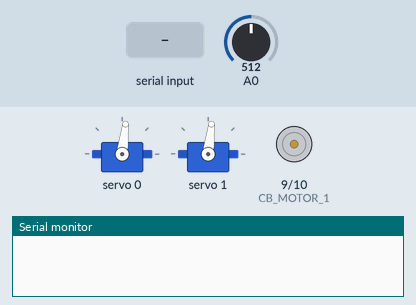
Recording of a sketch running on a simulated Arduino Uno, built with avr-gcc and run on an emulated ATmega328P. Shown: 2 × servo, motor-driver pin pairs drawn as motors (green arrow = first pin HIGH = forward, orange = second pin HIGH = backward, longer = more drive), the last lines printed to the serial monitor. The test bench sets the inputs (shaded band); at power-on: A0 = 512.

Above: at 1.2 s.
1.3 s: A0 set to 716
At 2.2 s:
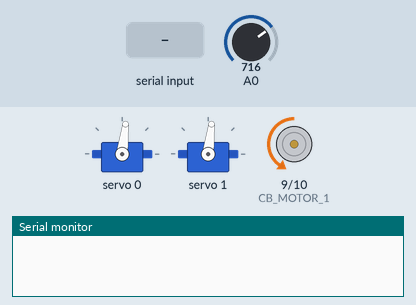
2.8 s: A0 set to 900
At 3.3 s:
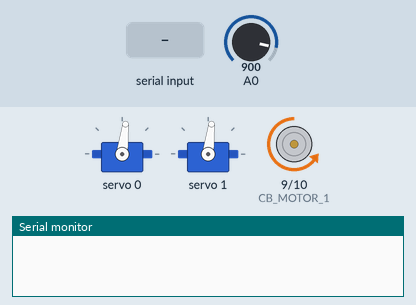
4.3 s: A0 set to 306
At 5.5 s:
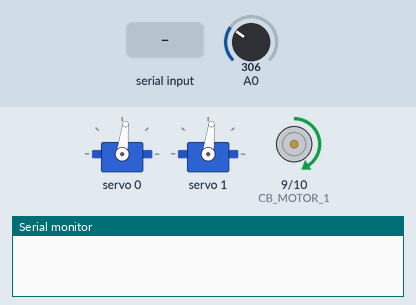
5.8 s: A0 set to 246
At 6.7 s:
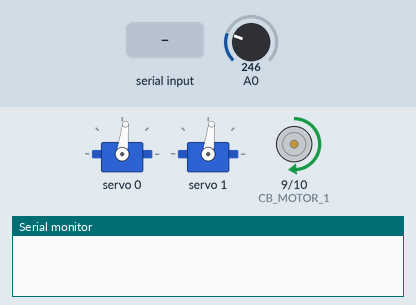
7.3 s: "1\n" received over Serial
At 12.1 s:
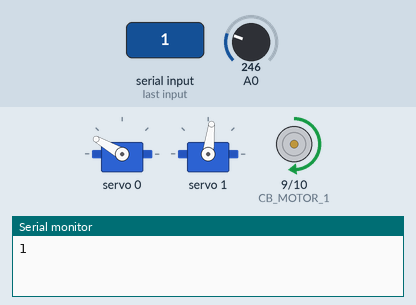
Timing chart, 0 to 18.8 s (numbered marks = the images above; inputs shaded):
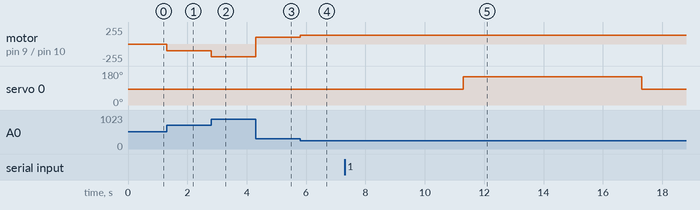

Measured:
- after the input at 1.3 s, motor on pin 9 (CB_MOTOR_1) / pin 10 (CB_MOTOR_2): stopped → backward 101/255 at once
- after the input at 2.8 s, motor on pin 9 (CB_MOTOR_1) / pin 10 (CB_MOTOR_2): backward 101/255 → backward 193/255 at once
- after the input at 4.3 s, motor on pin 9 (CB_MOTOR_1) / pin 10 (CB_MOTOR_2): backward 193/255 → forward 103/255 at once
- after the input at 5.8 s, motor on pin 9 (CB_MOTOR_1) / pin 10 (CB_MOTOR_2): forward 103/255 → forward 133/255 at once
- after the input at 7.3 s, servo 0: 83° → 150° after 4.0 s, → 83° 6.0 s later

The sketch:

arduino_scetch.ino
```cpp
#include <Wire.h>
#include "PCA9685.h"

// 컨베이어 벨트 모터 핀 번호
#define CB_MOTOR_1 9
#define CB_MOTOR_2 10

PCA9685 driver;
PCA9685_ServoEval pwmServo(102, 470); // (-90deg, +90deg)

const int AS_MOTOR_1 = 0; // 1번 모터
const int AS_MOTOR_2 = 1; // 2번 모터

// 물품 분류용 모터 동작 함수
void ASMotorAct(char ch) {
  switch (ch) {
    case '1':
      delay(4000);
      driver.setChannelPWM(AS_MOTOR_1, pwmServo.pwmForAngle(70));
      delay(6000);
      driver.setChannelPWM(AS_MOTOR_1, pwmServo.pwmForAngle(0));
      break;
    case '2':
      delay(9000);
      driver.setChannelPWM(AS_MOTOR_2, pwmServo.pwmForAngle(-70));
      delay(6000);
      driver.setChannelPWM(AS_MOTOR_2, pwmServo.pwmForAngle(0));
      break;
    case 'E':
      break;
    default:
      break;
  }
}

// 셋업
void setup() {
  Wire.begin();                 // Wire must be started first
  Wire.setClock(400000);        // Supported baud rates are 100kHz, 400kHz, and 1000kHz
  driver.resetDevices();        // Software resets all PCA9685 devices on Wire line

  driver.init();         // Address pins A5-A0 set to B000000
  driver.setPWMFrequency(50);   // Set frequency to 50Hz

  Serial.begin(9600); // 시리얼 통신 시작
  pinMode(CB_MOTOR_1, OUTPUT);
  pinMode(CB_MOTOR_2, OUTPUT);

  driver.setChannelPWM(AS_MOTOR_1, pwmServo.pwmForAngle(0));
  driver.setChannelPWM(AS_MOTOR_2, pwmServo.pwmForAngle(0));
}

// 루프
void loop() {

  unsigned int vr = map(analogRead(A0), 0, 1023, 0, 511);

  if(vr < 256)
  {
    analogWrite(CB_MOTOR_1, 255-vr);
    analogWrite(CB_MOTOR_2, 0);
  }
  else{
    analogWrite(CB_MOTOR_1, 0);
    analogWrite(CB_MOTOR_2, vr-256);
  }
  delay(10);

  if(Serial.available() > 0){
    // char chRead = Serial.read();
    String strRead = Serial.readStringUntil('\n');
    char chRead = strRead.charAt(0);
    Serial.println(chRead);

    ASMotorAct(chRead);
    delay(2000);
  }
}
```
